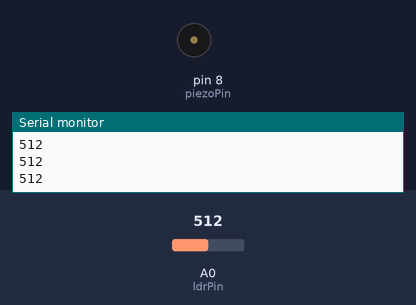
Recording of a sketch running on a simulated Arduino Uno, built with avr-gcc and run on an emulated ATmega328P. Parts: buzzer (waves = sounding), the last lines printed to the serial monitor. The inputs (shaded band) are chosen by the test bench; at power-on: A0 (ldrPin) = 512.

Above: at 1.3 s.
1.4 s: A0 (ldrPin) set to 0
At 2.8 s:
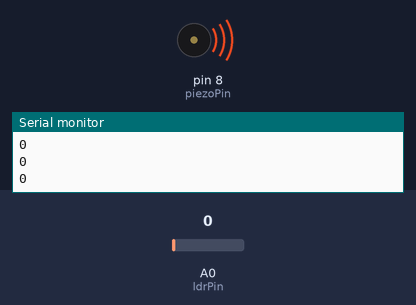
4.5 s: A0 (ldrPin) set to 122
At 4.89 s:
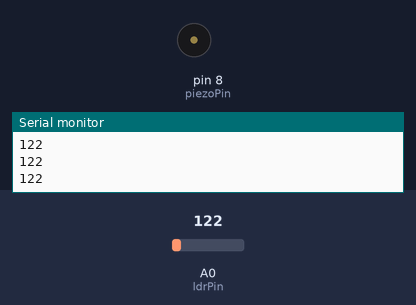
Timing chart, 0 to 13.6 s (numbered marks = the images above; inputs shaded):
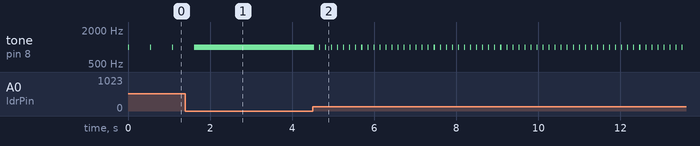

Measured:
- after the input at 1.4 s, tone on pin 8 (piezoPin): goes on until 1.6 s, then stays 1000 Hz
- after the input at 4.5 s, tone on pin 8 (piezoPin): alternates 1000 Hz for 0.03 s and silent for 0.12 s, starting at once
- by itself, tone on pin 8 (piezoPin): alternates 1000 Hz for 0.03 s and silent for 0.51 s

The sketch:

photoresistance.ino
```cpp
int piezoPin=8;
int ldrPin=0;
int ldrValue=0;

void setup() {
Serial.begin(9600);

}

void loop() {
ldrValue=analogRead(ldrPin);
Serial.print(ldrValue);
Serial.print("\n");
tone(piezoPin,1000);
delay(25);
noTone(piezoPin);
delay(ldrValue);

}
```
